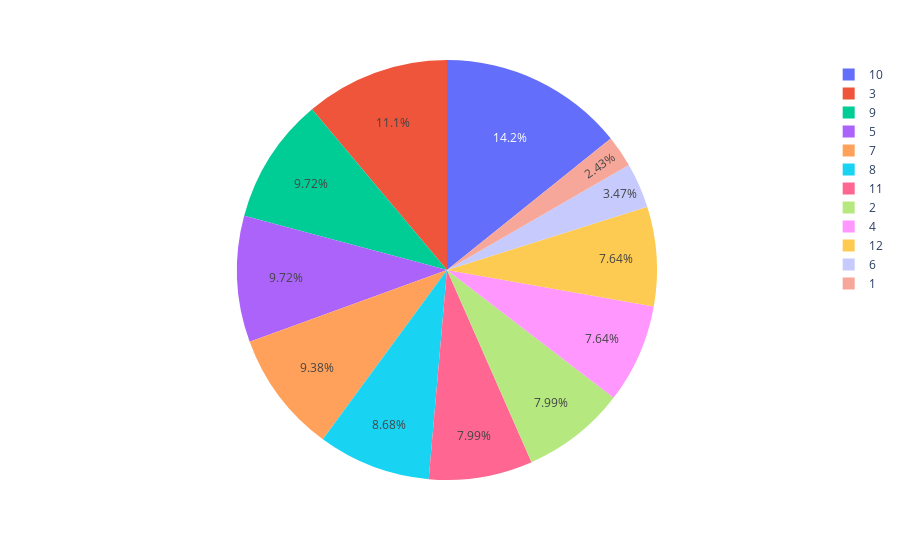

Here is the notebook cell this chart was saved with:
### Code cell
# Pie Chart of Month Wise IPO Launches in India

fig2 = px.pie(df, names="month")
fig2.show()

### Figure 1 — Plotly figure (JSON) as saved in the notebook; plotly's stock layout.template omitted (floating-point values rounded to 4 significant figures; data arrays with more than 128 entries replaced by an {"elided": "..."} marker saying what was removed)
{"data": [{"domain": {"x": [0, 1], "y": [0, 1]}, "hovertemplate": "month=%{label}<extra></extra>", "labels": {"elided": "288 int values"}, "legendgroup": "", "name": "", "showlegend": true, "type": "pie"}], "layout": {"legend": {"tracegroupgap": 0}, "margin": {"t": 60}}}
